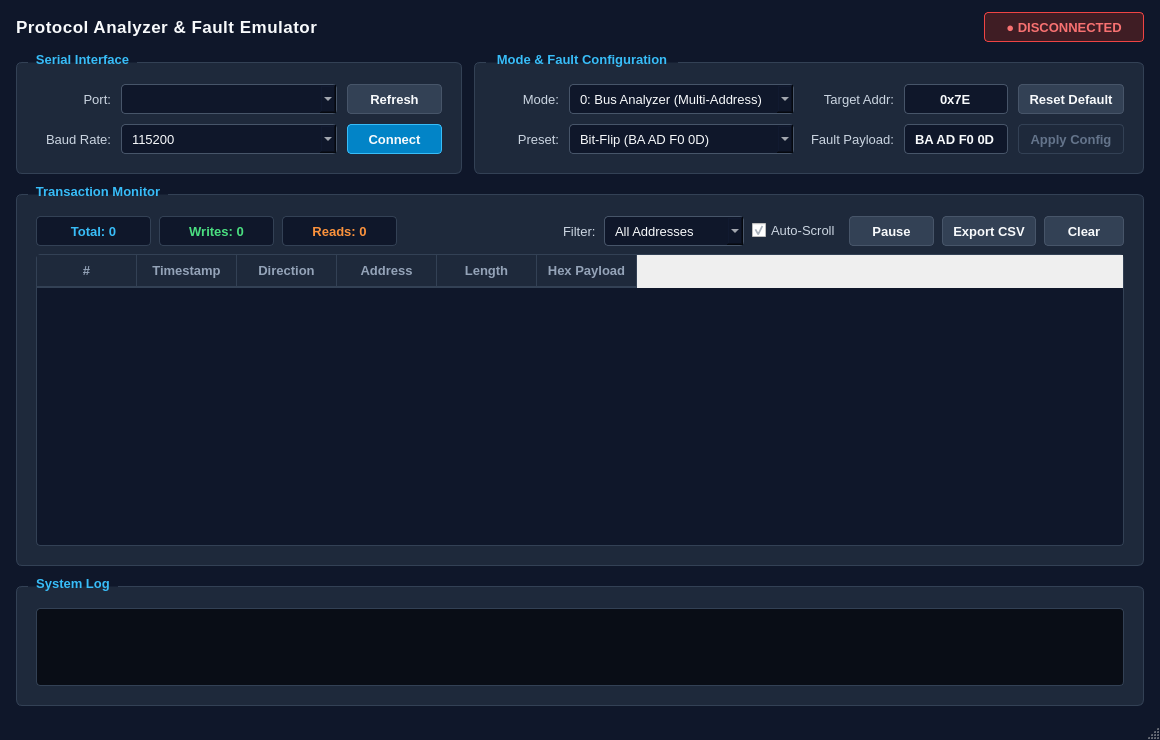
<?xml version="1.0" encoding="UTF-8"?>
<ui version="4.0">
 <class>MainWindow</class>
 <widget class="QMainWindow" name="MainWindow">
  <property name="geometry">
   <rect>
    <x>0</x>
    <y>0</y>
    <width>1160</width>
    <height>740</height>
   </rect>
  </property>
  <property name="windowTitle">
   <string>Protocol Analyzer</string>
  </property>
  <property name="styleSheet">
   <string notr="true">/* === MINIMALIST DARK INSTRUMENT THEME === */
QMainWindow {
    background-color: #0F172A;
    color: #F8FAFC;
}
QWidget {
    color: #CBD5E1;
    font-family: &quot;Segoe UI&quot;, sans-serif;
    font-size: 9.5pt;
}
QGroupBox {
    background-color: #1E293B;
    border: 1px solid #334155;
    border-radius: 6px;
    margin-top: 10px;
    padding: 12px 10px 10px 10px;
    font-weight: 600;
    color: #94A3B8;
}
QGroupBox::title {
    subcontrol-origin: margin;
    subcontrol-position: top left;
    left: 12px;
    padding: 0 6px;
    color: #38BDF8;
}
QPushButton, QComboBox, QLineEdit {
    min-height: 28px;
    max-height: 28px;
    border-radius: 4px;
    padding: 0px 10px;
}
QPushButton {
    background-color: #334155;
    color: #F8FAFC;
    border: 1px solid #475569;
    font-weight: 600;
}
QPushButton:hover {
    background-color: #475569;
    border-color: #64748B;
}
QPushButton:pressed {
    background-color: #1E293B;
}
QPushButton:disabled {
    background-color: #1E293B;
    color: #64748B;
    border-color: #334155;
}
QPushButton#btn_connect {
    background-color: #0284C7;
    border: 1px solid #38BDF8;
}
QPushButton#btn_connect:hover {
    background-color: #0369A1;
}
QPushButton#btn_apply_config {
    background-color: #059669;
    border: 1px solid #34D399;
}
QPushButton#btn_apply_config:hover {
    background-color: #047857;
}
QPushButton#btn_apply_config:disabled {
    background-color: #1E293B;
    color: #64748B;
    border: 1px solid #334155;
}
QComboBox, QLineEdit {
    background-color: #0F172A;
    color: #F8FAFC;
    border: 1px solid #475569;
}
QComboBox:focus, QLineEdit:focus {
    border: 1px solid #38BDF8;
}
QComboBox:disabled, QLineEdit:disabled {
    background-color: #162032;
    color: #64748B;
}
QTableWidget {
    background-color: #0F172A;
    alternate-background-color: #162032;
    color: #F8FAFC;
    gridline-color: #1E293B;
    border: 1px solid #334155;
    border-radius: 4px;
    font-family: &quot;Consolas&quot;, monospace;
    font-size: 10pt;
}
QHeaderView::section {
    background-color: #1E293B;
    color: #94A3B8;
    font-weight: 600;
    padding: 6px 8px;
    border: none;
    border-bottom: 2px solid #334155;
    border-right: 1px solid #334155;
}
QTextEdit {
    background-color: #090D16;
    color: #34D399;
    border: 1px solid #334155;
    border-radius: 4px;
    font-family: &quot;Consolas&quot;, monospace;
    font-size: 9.5pt;
    padding: 4px;
}</string>
  </property>
  <widget class="QWidget" name="centralwidget">
   <layout class="QVBoxLayout" name="verticalLayout_main" stretch="0,0,5,1">
    <property name="spacing">
     <number>10</number>
    </property>
    <property name="leftMargin">
     <number>16</number>
    </property>
    <property name="topMargin">
     <number>12</number>
    </property>
    <property name="rightMargin">
     <number>16</number>
    </property>
    <property name="bottomMargin">
     <number>12</number>
    </property>
    <item>
     <layout class="QHBoxLayout" name="horizontalLayout_header">
      <item>
       <widget class="QLabel" name="lbl_app_title">
        <property name="styleSheet">
         <string notr="true">font-size: 13pt; font-weight: 600; color: #F8FAFC; letter-spacing: 0.5px;</string>
        </property>
        <property name="text">
         <string>Protocol Analyzer &amp; Fault Emulator</string>
        </property>
       </widget>
      </item>
      <item>
       <spacer name="horizontalSpacer_header">
        <property name="orientation">
         <enum>Qt::Orientation::Horizontal</enum>
        </property>
        <property name="sizeHint" stdset="0">
         <size>
          <width>40</width>
          <height>20</height>
         </size>
        </property>
       </spacer>
      </item>
      <item>
       <widget class="QLabel" name="lbl_conn_status">
        <property name="minimumSize">
         <size>
          <width>160</width>
          <height>30</height>
         </size>
        </property>
        <property name="maximumSize">
         <size>
          <width>16777215</width>
          <height>30</height>
         </size>
        </property>
        <property name="styleSheet">
         <string notr="true">background-color: #3F1D24; color: #F87171; border: 1px solid #EF4444; border-radius: 4px; padding: 0px 12px; font-weight: 600;</string>
        </property>
        <property name="text">
         <string>● DISCONNECTED</string>
        </property>
        <property name="alignment">
         <set>Qt::AlignmentFlag::AlignCenter</set>
        </property>
       </widget>
      </item>
     </layout>
    </item>
    <item>
     <layout class="QHBoxLayout" name="horizontalLayout_top_controls" stretch="2,3">
      <property name="spacing">
       <number>12</number>
      </property>
      <item>
       <widget class="QGroupBox" name="groupBox_Connection">
        <property name="title">
         <string>Serial Interface</string>
        </property>
        <layout class="QGridLayout" name="gridLayout_conn" columnstretch="0,1,0">
         <property name="spacing">
          <number>10</number>
         </property>
         <item row="0" column="0">
          <widget class="QLabel" name="lbl_port">
           <property name="minimumSize">
            <size>
             <width>75</width>
             <height>0</height>
            </size>
           </property>
           <property name="text">
            <string>Port:</string>
           </property>
           <property name="alignment">
            <set>Qt::AlignmentFlag::AlignRight|Qt::AlignmentFlag::AlignTrailing|Qt::AlignmentFlag::AlignVCenter</set>
           </property>
          </widget>
         </item>
         <item row="0" column="1">
          <widget class="QComboBox" name="combo_port"/>
         </item>
         <item row="0" column="2">
          <widget class="QPushButton" name="btn_refresh_ports">
           <property name="minimumSize">
            <size>
             <width>95</width>
             <height>30</height>
            </size>
           </property>
           <property name="text">
            <string>Refresh</string>
           </property>
          </widget>
         </item>
         <item row="1" column="0">
          <widget class="QLabel" name="lbl_baud">
           <property name="minimumSize">
            <size>
             <width>75</width>
             <height>0</height>
            </size>
           </property>
           <property name="text">
            <string>Baud Rate:</string>
           </property>
           <property name="alignment">
            <set>Qt::AlignmentFlag::AlignRight|Qt::AlignmentFlag::AlignTrailing|Qt::AlignmentFlag::AlignVCenter</set>
           </property>
          </widget>
         </item>
         <item row="1" column="1">
          <widget class="QComboBox" name="combo_baud">
           <item>
            <property name="text">
             <string>115200</string>
            </property>
           </item>
           <item>
            <property name="text">
             <string>230400</string>
            </property>
           </item>
           <item>
            <property name="text">
             <string>9600</string>
            </property>
           </item>
          </widget>
         </item>
         <item row="1" column="2">
          <widget class="QPushButton" name="btn_connect">
           <property name="minimumSize">
            <size>
             <width>95</width>
             <height>30</height>
            </size>
           </property>
           <property name="text">
            <string>Connect</string>
           </property>
          </widget>
         </item>
        </layout>
       </widget>
      </item>
      <item>
       <widget class="QGroupBox" name="groupBox_Config">
        <property name="title">
         <string>Mode &amp;&amp; Fault Configuration</string>
        </property>
        <layout class="QGridLayout" name="gridLayout_cfg" columnstretch="0,2,0,1,0">
         <property name="spacing">
          <number>10</number>
         </property>
         <item row="0" column="0">
          <widget class="QLabel" name="lbl_mode">
           <property name="minimumSize">
            <size>
             <width>65</width>
             <height>0</height>
            </size>
           </property>
           <property name="text">
            <string>Mode:</string>
           </property>
           <property name="alignment">
            <set>Qt::AlignmentFlag::AlignRight|Qt::AlignmentFlag::AlignTrailing|Qt::AlignmentFlag::AlignVCenter</set>
           </property>
          </widget>
         </item>
         <item row="0" column="1">
          <widget class="QComboBox" name="combo_mode">
           <item>
            <property name="text">
             <string>0: Bus Analyzer (Multi-Address)</string>
            </property>
           </item>
           <item>
            <property name="text">
             <string>1: Slave Emulator (Target Only)</string>
            </property>
           </item>
          </widget>
         </item>
         <item row="0" column="2">
          <widget class="QLabel" name="lbl_target_addr">
           <property name="minimumSize">
            <size>
             <width>90</width>
             <height>0</height>
            </size>
           </property>
           <property name="text">
            <string>Target Addr:</string>
           </property>
           <property name="alignment">
            <set>Qt::AlignmentFlag::AlignRight|Qt::AlignmentFlag::AlignTrailing|Qt::AlignmentFlag::AlignVCenter</set>
           </property>
          </widget>
         </item>
         <item row="0" column="3">
          <widget class="QLineEdit" name="input_target_addr">
           <property name="font">
            <font>
             <family>Segoe UI</family>
             <pointsize>10</pointsize>
             <bold>true</bold>
            </font>
           </property>
           <property name="text">
            <string>0x7E</string>
           </property>
           <property name="alignment">
            <set>Qt::AlignmentFlag::AlignCenter</set>
           </property>
          </widget>
         </item>
         <item row="0" column="4">
          <widget class="QPushButton" name="btn_reset_config">
           <property name="minimumSize">
            <size>
             <width>105</width>
             <height>30</height>
            </size>
           </property>
           <property name="text">
            <string>Reset Default</string>
           </property>
          </widget>
         </item>
         <item row="1" column="0">
          <widget class="QLabel" name="lbl_preset">
           <property name="minimumSize">
            <size>
             <width>65</width>
             <height>0</height>
            </size>
           </property>
           <property name="text">
            <string>Preset:</string>
           </property>
           <property name="alignment">
            <set>Qt::AlignmentFlag::AlignRight|Qt::AlignmentFlag::AlignTrailing|Qt::AlignmentFlag::AlignVCenter</set>
           </property>
          </widget>
         </item>
         <item row="1" column="1">
          <widget class="QComboBox" name="combo_fault_presets">
           <item>
            <property name="text">
             <string>Bit-Flip (BA AD F0 0D)</string>
            </property>
           </item>
           <item>
            <property name="text">
             <string>Stuck High (FF FF FF FF)</string>
            </property>
           </item>
           <item>
            <property name="text">
             <string>Stuck Low (00 00 00 00)</string>
            </property>
           </item>
           <item>
            <property name="text">
             <string>Alternating (AA 55 AA 55)</string>
            </property>
           </item>
           <item>
            <property name="text">
             <string>Default (FA CE B0 0C)</string>
            </property>
           </item>
          </widget>
         </item>
         <item row="1" column="2">
          <widget class="QLabel" name="lbl_fault_bytes">
           <property name="minimumSize">
            <size>
             <width>90</width>
             <height>0</height>
            </size>
           </property>
           <property name="text">
            <string>Fault Payload:</string>
           </property>
           <property name="alignment">
            <set>Qt::AlignmentFlag::AlignRight|Qt::AlignmentFlag::AlignTrailing|Qt::AlignmentFlag::AlignVCenter</set>
           </property>
          </widget>
         </item>
         <item row="1" column="3">
          <widget class="QLineEdit" name="input_fault_payload">
           <property name="font">
            <font>
             <family>Segoe UI</family>
             <pointsize>10</pointsize>
             <bold>true</bold>
            </font>
           </property>
           <property name="text">
            <string>BA AD F0 0D</string>
           </property>
           <property name="alignment">
            <set>Qt::AlignmentFlag::AlignCenter</set>
           </property>
          </widget>
         </item>
         <item row="1" column="4">
          <widget class="QPushButton" name="btn_apply_config">
           <property name="enabled">
            <bool>false</bool>
           </property>
           <property name="minimumSize">
            <size>
             <width>105</width>
             <height>30</height>
            </size>
           </property>
           <property name="text">
            <string>Apply Config</string>
           </property>
          </widget>
         </item>
        </layout>
       </widget>
      </item>
     </layout>
    </item>
    <item>
     <widget class="QGroupBox" name="groupBox_Traffic">
      <property name="title">
       <string>Transaction Monitor</string>
      </property>
      <layout class="QVBoxLayout" name="verticalLayout_traffic">
       <property name="spacing">
        <number>8</number>
       </property>
       <item>
        <layout class="QHBoxLayout" name="horizontalLayout_toolbar">
         <property name="spacing">
          <number>8</number>
         </property>
         <item>
          <widget class="QLabel" name="lbl_total_count">
           <property name="minimumSize">
            <size>
             <width>115</width>
             <height>28</height>
            </size>
           </property>
           <property name="styleSheet">
            <string notr="true">background-color: #0F172A; color: #38BDF8; border: 1px solid #334155; border-radius: 4px; padding: 0px 10px; font-weight: 600;</string>
           </property>
           <property name="text">
            <string>Total: 0</string>
           </property>
           <property name="alignment">
            <set>Qt::AlignmentFlag::AlignCenter</set>
           </property>
          </widget>
         </item>
         <item>
          <widget class="QLabel" name="lbl_write_count">
           <property name="minimumSize">
            <size>
             <width>115</width>
             <height>28</height>
            </size>
           </property>
           <property name="styleSheet">
            <string notr="true">background-color: #0F172A; color: #4ADE80; border: 1px solid #334155; border-radius: 4px; padding: 0px 10px; font-weight: 600;</string>
           </property>
           <property name="text">
            <string>Writes: 0</string>
           </property>
           <property name="alignment">
            <set>Qt::AlignmentFlag::AlignCenter</set>
           </property>
          </widget>
         </item>
         <item>
          <widget class="QLabel" name="lbl_read_count">
           <property name="minimumSize">
            <size>
             <width>115</width>
             <height>28</height>
            </size>
           </property>
           <property name="styleSheet">
            <string notr="true">background-color: #0F172A; color: #FB923C; border: 1px solid #334155; border-radius: 4px; padding: 0px 10px; font-weight: 600;</string>
           </property>
           <property name="text">
            <string>Reads: 0</string>
           </property>
           <property name="alignment">
            <set>Qt::AlignmentFlag::AlignCenter</set>
           </property>
          </widget>
         </item>
         <item>
          <spacer name="horizontalSpacer_toolbar">
           <property name="orientation">
            <enum>Qt::Orientation::Horizontal</enum>
           </property>
           <property name="sizeHint" stdset="0">
            <size>
             <width>20</width>
             <height>20</height>
            </size>
           </property>
          </spacer>
         </item>
         <item>
          <widget class="QLabel" name="lbl_filter">
           <property name="text">
            <string>Filter:</string>
           </property>
          </widget>
         </item>
         <item>
          <widget class="QComboBox" name="combo_filter_addr">
           <property name="minimumSize">
            <size>
             <width>140</width>
             <height>30</height>
            </size>
           </property>
           <item>
            <property name="text">
             <string>All Addresses</string>
            </property>
           </item>
           <item>
            <property name="text">
             <string>0x18 (Sensor)</string>
            </property>
           </item>
           <item>
            <property name="text">
             <string>0x7E (Emulator)</string>
            </property>
           </item>
          </widget>
         </item>
         <item>
          <widget class="QCheckBox" name="chk_autoscroll">
           <property name="text">
            <string>Auto-Scroll</string>
           </property>
           <property name="checked">
            <bool>true</bool>
           </property>
          </widget>
         </item>
         <item>
          <widget class="QPushButton" name="btn_pause_stream">
           <property name="minimumSize">
            <size>
             <width>85</width>
             <height>30</height>
            </size>
           </property>
           <property name="text">
            <string>Pause</string>
           </property>
          </widget>
         </item>
         <item>
          <widget class="QPushButton" name="btn_export_csv">
           <property name="minimumSize">
            <size>
             <width>90</width>
             <height>30</height>
            </size>
           </property>
           <property name="text">
            <string>Export CSV</string>
           </property>
          </widget>
         </item>
         <item>
          <widget class="QPushButton" name="btn_clear_log">
           <property name="minimumSize">
            <size>
             <width>80</width>
             <height>30</height>
            </size>
           </property>
           <property name="text">
            <string>Clear</string>
           </property>
          </widget>
         </item>
        </layout>
       </item>
       <item>
        <widget class="QTableWidget" name="table_transactions">
         <property name="alternatingRowColors">
          <bool>true</bool>
         </property>
         <property name="columnCount">
          <number>6</number>
         </property>
         <column>
          <property name="text">
           <string>#</string>
          </property>
         </column>
         <column>
          <property name="text">
           <string>Timestamp</string>
          </property>
         </column>
         <column>
          <property name="text">
           <string>Direction</string>
          </property>
         </column>
         <column>
          <property name="text">
           <string>Address</string>
          </property>
         </column>
         <column>
          <property name="text">
           <string>Length</string>
          </property>
         </column>
         <column>
          <property name="text">
           <string>Hex Payload</string>
          </property>
         </column>
        </widget>
       </item>
      </layout>
     </widget>
    </item>
    <item>
     <widget class="QGroupBox" name="groupBox_Console">
      <property name="title">
       <string>System Log</string>
      </property>
      <layout class="QVBoxLayout" name="verticalLayout_console">
       <item>
        <widget class="QTextEdit" name="txt_console">
         <property name="maximumSize">
          <size>
           <width>16777215</width>
           <height>105</height>
          </size>
         </property>
         <property name="readOnly">
          <bool>true</bool>
         </property>
        </widget>
       </item>
      </layout>
     </widget>
    </item>
   </layout>
  </widget>
  <widget class="QStatusBar" name="statusbar"/>
 </widget>
 <resources/>
 <connections/>
</ui>
